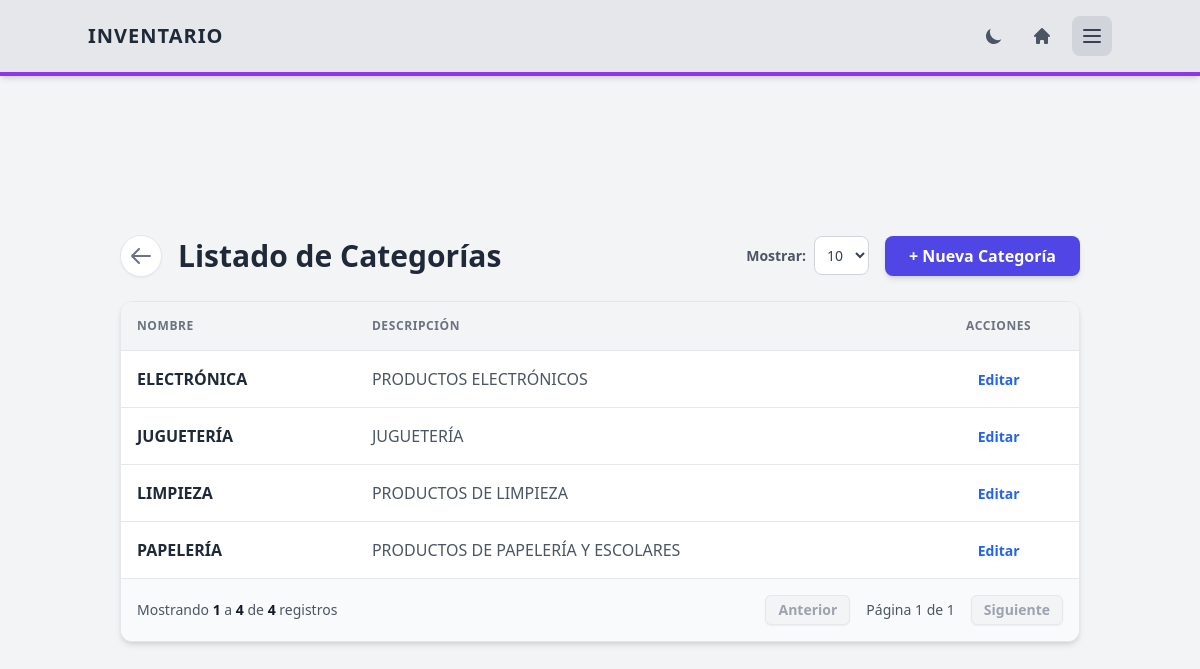
Screenshot of /inventario/categorias/ (signed in) with the database file from the repository.
### inventario/models.py (models this page shows, shortened)
class Categoria(models.Model):
    nombre = models.CharField(max_length=100, unique=True)
    descripcion = models.TextField(blank=True, null=True)

### inventario/views/categorias.py (the view)
# urls.py: path('categorias/', views.lista_categorias, name='lista_categorias'),
@login_required
@permission_required('configuraciones.acceder_inventario', login_url='portal_principal')
def lista_categorias(request):
    categorias_list = Categoria.objects.all().order_by('nombre')
    per_page = request.GET.get('per_page', 10)
    try:
        per_page = int(per_page)
    except ValueError:
        per_page = 10
    paginator = Paginator(categorias_list, per_page)
    page_number = request.GET.get('page')
    page_obj = paginator.get_page(page_number)
    return render(request, 'inventario/categorias/lista.html', {
        **get_config_context('Gestión de Categorías', 'border-purple-600'),
        'page_obj': page_obj,
        'per_page': per_page,
    })

### core/utils.py (called while the page is built)
def get_config_context(nav_title, accent_color, nav_items=None):
    if nav_items is None:
        nav_items = [
            {'label': 'Ventas', 'url': reverse('dashboard'), 'hover_color': 'text-yellow-600', 'hover_color_dark': 'text-yellow-500'},
            {'label': 'Inventario', 'url': reverse('inventario_dashboard'), 'hover_color': 'text-yellow-600', 'hover_color_dark': 'text-yellow-500'},
            {'label': 'Configuración', 'url': reverse('config_dashboard'), 'hover_color': 'text-yellow-600', 'hover_color_dark': 'text-yellow-500'},
        ]
    return {
        'nav_title': nav_title,
        'accent_color': accent_color,
        'nav_items': nav_items,
        'htmx_enabled': True
    }

### inventario/templates/inventario/categorias/lista.html (shortened to what this page needs)
{% extends "base/base.html" %}
{% block content %}
<div class="flex flex-col sm:flex-row justify-between items-center mb-6 gap-4">
    <div class="flex items-center gap-4 w-full sm:w-auto">
        <a href="{% url 'inventario_dashboard' %}" class="p-2 bg-white dark:bg-gray-800 rounded-full shadow-sm hover:bg-gray-100 dark:hover:bg-gray-700 transition border border-gray-200 dark:border-gray-700 text-gray-500" title="Regresar">
            <svg xmlns="http://www.w3.org/2000/svg" class="h-6 w-6" fill="none" viewBox="0 0 24 24" stroke="currentColor">
                <path stroke-linecap="round" stroke-linejoin="round" stroke-width="2" d="M10 19l-7-7m0 0l7-7m-7 7h18" />
            </svg>
        </a>
        <h2 class="text-2xl sm:text-3xl font-bold">Listado de Categorías</h2>
    </div>
    <div class="flex flex-col sm:flex-row items-center gap-4 w-full sm:w-auto">
        <form method="GET" class="flex items-center gap-2">
            <label class="text-sm font-bold text-gray-600 dark:text-gray-400">Mostrar:</label>
            <select name="per_page" onchange="this.form.submit()" class="bg-white dark:bg-gray-800 border border-gray-300 dark:border-gray-600 text-gray-700 dark:text-gray-200 text-sm rounded-lg focus:ring-indigo-500 focus:border-indigo-500 p-2">
                <option value="10" {% if per_page == 10 %}selected{% endif %}>10</option>
            </select>
        </form>
        <button hx-get="{% url 'nueva_categoria' %}" hx-target="#modal-content" class="w-full sm:w-auto text-center bg-indigo-600 hover:bg-indigo-700 text-white font-bold py-2 px-6 rounded-lg shadow-md transition-colors">
            + Nueva Categoría
        </button>
    </div>
</div>
<div class="bg-white dark:bg-gray-800 rounded-xl shadow-md overflow-hidden border border-gray-200 dark:border-gray-700">
    <div class="overflow-x-auto">
        <table class="w-full text-left border-collapse min-w-[600px]">
            <thead>
                <tr class="bg-gray-100 dark:bg-gray-700 text-gray-500 dark:text-gray-300 uppercase text-xs tracking-wider border-b dark:border-gray-600">
                    <th class="p-4">Nombre</th>
                    <th class="p-4">Descripción</th>
                    <th class="p-4 text-center">Acciones</th>
                </tr>
            </thead>
            <tbody class="divide-y divide-gray-200 dark:divide-gray-700">
                {% for c in page_obj %}
                <tr class="hover:bg-gray-50 dark:hover:bg-gray-700/50 transition-colors">
                    <td class="p-4 font-bold">{{ c.nombre }}</td>
                    <td class="p-4 text-gray-600 dark:text-gray-400">{{ c.descripcion|default:"Sin descripción" }}</td>
                    <td class="p-4 text-center">
                        <button hx-get="{% url 'editar_categoria' c.id %}" hx-target="#modal-content" class="text-blue-600 dark:text-blue-400 hover:underline font-bold text-sm">Editar</button>
                    </td>
                </tr>
                {% empty %}
                <tr><td colspan="3" class="p-8 text-center text-gray-400 dark:text-gray-500 italic">No hay categorías.</td></tr>
                {% endfor %}
            </tbody>
        </table>
    </div>
    {% include "base/pagination.html" %}
</div>
{% endblock %}

### rows the page displays
Categoria: nombre "ELECTRÓNICA", descripcion "PRODUCTOS ELECTRÓNICOS"
Categoria: nombre "JUGUETERÍA", descripcion "JUGUETERÍA"
Categoria: nombre "LIMPIEZA", descripcion "PRODUCTOS DE LIMPIEZA"
Categoria: nombre "PAPELERÍA", descripcion "PRODUCTOS DE PAPELERÍA Y ESCOLARES"

### other values shown
{{ page_obj.start_index|default:0 }} "1"
{{ page_obj.end_index|default:0 }} "4"
{{ page_obj.paginator.count }} "4"
{{ page_obj.number }} "1"
{{ page_obj.paginator.num_pages }} "1"
